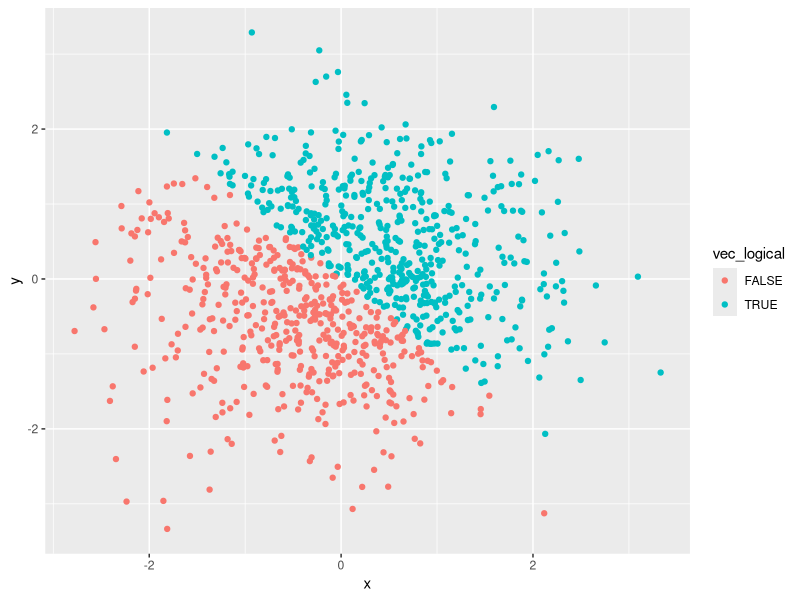
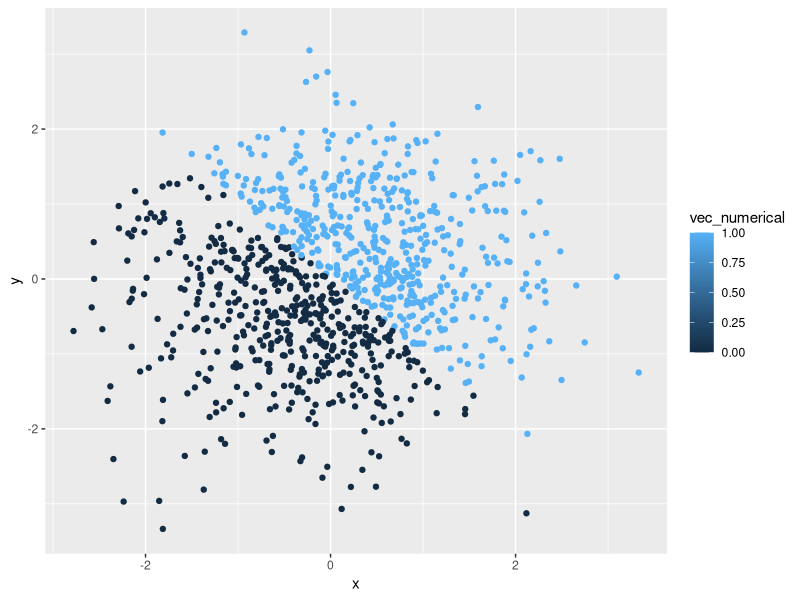
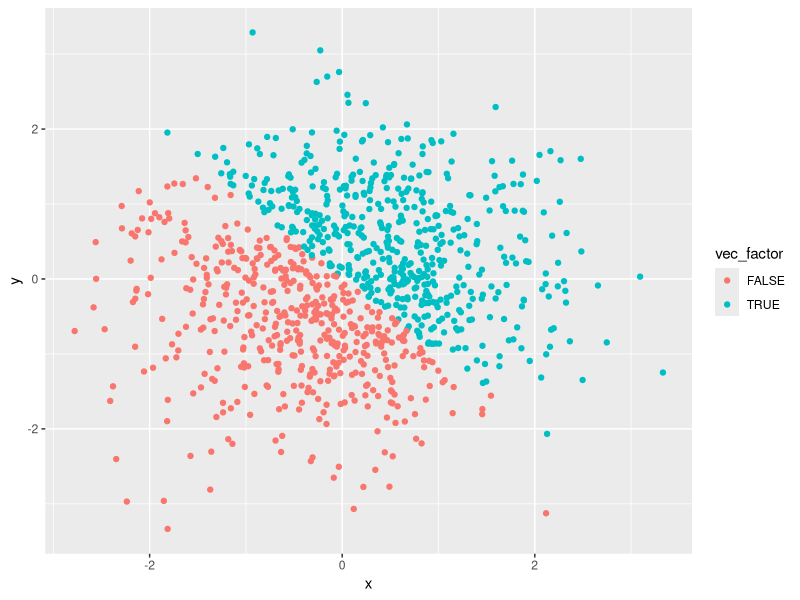
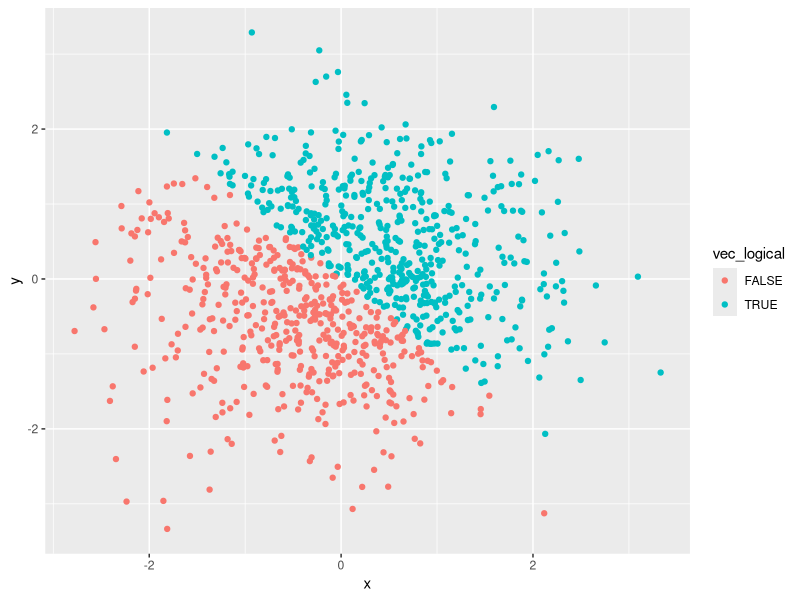

R code for these plots, in order:
## ---- chunk 1
# Load relevant package

library(tidyverse)

## ---- chunk 2
# Seed is set to ensure reproducibility 
set.seed(1234)

# Create data frame 
problem_1_df = tibble (
  uniform_dist = runif(10, min = 0, max = 5),
  greater_than_two = uniform_dist > 2,
  fruit_type = c("Apple","Orange","Grape","Pear","Kiwi","Banana","Berry","Cherry","Peach","Mango"),
  fruit_condition = factor(c("Good","Bad","Bad","Good","Bad","Good","Good","Good","Good","Bad"))
)

## ---- chunk 3
mean(problem_1_df$uniform_dist)
mean(problem_1_df$greater_than_two)
mean(problem_1_df$fruit_type)
mean(problem_1_df$fruit_condition)

## ---- chunk 4
as.numeric(problem_1_df$greater_than_two)
as.numeric(problem_1_df$fruit_type)
as.numeric(problem_1_df$fruit_condition)

## ---- chunk 5
# Conversion of "fruit_type" to factor then numerical
factor_fruit_type = as.factor(problem_1_df$fruit_type)
numeric_fruit_type = as.numeric(factor_fruit_type)

# Conversion of "fruit_condition" to character then numerical
char_fruit_condition = as.character(problem_1_df$fruit_condition)
numeric_fruit_condition = as.numeric(char_fruit_condition)

## ---- chunk 6
# Load relevant package

library(tidyverse)

## ---- chunk 7
# Seed is set to ensure reproducibility 
set.seed(12345)

# Create data frame 
problem_2_df = tibble (
  x = rnorm(1000),
  y = rnorm(1000),
  vec_logical = x + y > 0,
  vec_numerical = as.numeric(vec_logical),
  vec_factor = as.factor(vec_logical)
)

## ---- chunk 8
ggplot(problem_2_df, aes(x = x, y = y)) + geom_point(aes(color = vec_logical))

ggsave("Problem_2_Scatterplot.pdf", height = 4, width = 6)

## ---- chunk 9
ggplot(problem_2_df, aes(x = x, y = y)) + geom_point(aes(color = vec_numerical))

## ---- chunk 10
ggplot(problem_2_df, aes(x = x, y = y)) + geom_point(aes(color = vec_factor))

